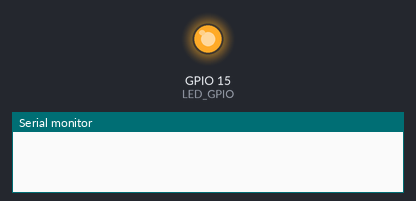
A sketch run on a simulated ESP32. Parts: output pins drawn as LEDs (lit = HIGH), the last lines printed to the serial monitor.

Above: at 0.1 s.
At 7.9 s:
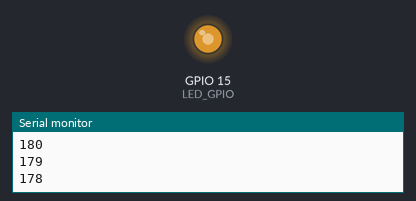
At 23.1 s:
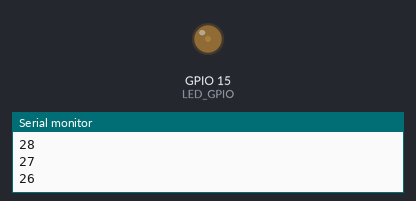
At 38.26 s:
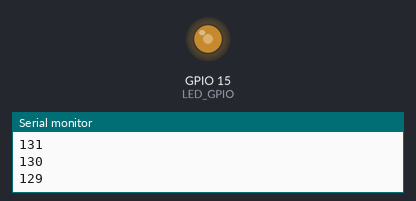
Timing chart, 0 to 40.0 s (numbered marks = the images above):
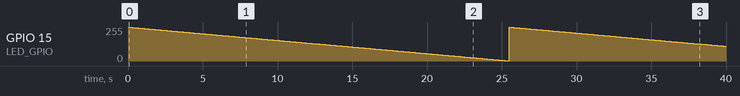

Measured:
- by itself, GPIO 15 (LED_GPIO): ramps from 255/255 to 1/255 and jumps back, once every 25.5 s

The sketch:

3.LED-Brightness.ino
```cpp
#define LED_GPIO  15

void setup() {
  // put your setup code here, to run once:
  //pinMode(LED_GPIO, OUTPUT);

  // PWM Initialize 12 kHz PWM, 8-bit resolution
  ledcSetup(1, 12000, 8);
  ledcAttachPin(LED_GPIO, 1);

  // Initialize Serial Monitor
  Serial.begin(115200);

}

void loop() {
  // put your main code here, to run repeatedly:
  int i;
  int BrightnessLED;

  for(i=0;i<255;i++)
  {
    BrightnessLED = 255-i;
    ledcWrite(1, BrightnessLED);
    delay(100);

    // output the value to serial monitor
    Serial.println(BrightnessLED);
  }
}
```
